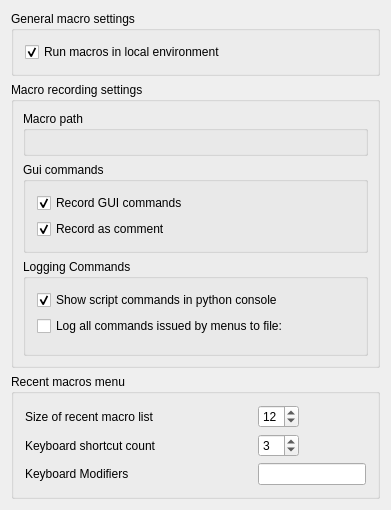
<?xml version="1.0" encoding="UTF-8"?>
<ui version="4.0">
 <class>Gui::Dialog::DlgSettingsMacro</class>
 <widget class="QWidget" name="Gui::Dialog::DlgSettingsMacro">
  <property name="geometry">
   <rect>
    <x>0</x>
    <y>0</y>
    <width>391</width>
    <height>407</height>
   </rect>
  </property>
  <property name="windowTitle">
   <string>Macro</string>
  </property>
  <layout class="QGridLayout" name="gridLayout_2">
   <item row="0" column="0">
    <widget class="QGroupBox" name="groupBox">
     <property name="title">
      <string>General macro settings</string>
     </property>
     <layout class="QGridLayout" name="gridLayout">
      <item row="0" column="0">
       <widget class="Gui::PrefCheckBox" name="PrefCheckBox_LocalEnv">
        <property name="toolTip">
         <string>Variables defined by macros are created as local variables</string>
        </property>
        <property name="text">
         <string>Run macros in local environment</string>
        </property>
        <property name="checked">
         <bool>true</bool>
        </property>
        <property name="prefEntry" stdset="0">
         <cstring>LocalEnvironment</cstring>
        </property>
        <property name="prefPath" stdset="0">
         <cstring>Macro</cstring>
        </property>
       </widget>
      </item>
     </layout>
    </widget>
   </item>
   <item row="1" column="0">
    <widget class="QGroupBox" name="GroupBox6">
     <property name="title">
      <string>Macro recording settings</string>
     </property>
     <layout class="QGridLayout">
      <property name="leftMargin">
       <number>9</number>
      </property>
      <property name="topMargin">
       <number>9</number>
      </property>
      <property name="rightMargin">
       <number>9</number>
      </property>
      <property name="bottomMargin">
       <number>9</number>
      </property>
      <property name="spacing">
       <number>6</number>
      </property>
      <item row="0" column="0">
       <widget class="QGroupBox" name="GroupBox8">
        <property name="title">
         <string>Macro path</string>
        </property>
        <layout class="QGridLayout">
         <property name="leftMargin">
          <number>11</number>
         </property>
         <property name="topMargin">
          <number>11</number>
         </property>
         <property name="rightMargin">
          <number>11</number>
         </property>
         <property name="bottomMargin">
          <number>11</number>
         </property>
         <property name="spacing">
          <number>6</number>
         </property>
         <item row="0" column="0">
          <widget class="Gui::PrefFileChooser" name="MacroPath">
           <property name="toolTip">
            <string>The directory in which the application will search for macros</string>
           </property>
           <property name="mode">
            <enum>Gui::FileChooser::Directory</enum>
           </property>
           <property name="prefEntry" stdset="0">
            <cstring>MacroPath</cstring>
           </property>
           <property name="prefPath" stdset="0">
            <cstring>Macro</cstring>
           </property>
          </widget>
         </item>
        </layout>
       </widget>
      </item>
     <item row="1" column="0">
       <widget class="QGroupBox" name="GroupBox7">
        <property name="title">
         <string>Gui commands</string>
        </property>
        <layout class="QGridLayout">
         <property name="leftMargin">
          <number>11</number>
         </property>
         <property name="topMargin">
          <number>11</number>
         </property>
         <property name="rightMargin">
          <number>11</number>
         </property>
         <property name="bottomMargin">
          <number>11</number>
         </property>
         <property name="spacing">
          <number>6</number>
         </property>
         <item row="0" column="0">
          <widget class="Gui::PrefCheckBox" name="PrefCheckBox_RecordGui">
           <property name="toolTip">
            <string>Recorded macros will also contain user interface commands</string>
           </property>
           <property name="text">
            <string>Record GUI commands</string>
           </property>
           <property name="checked">
            <bool>true</bool>
           </property>
           <property name="prefEntry" stdset="0">
            <cstring>RecordGui</cstring>
           </property>
           <property name="prefPath" stdset="0">
            <cstring>Macro</cstring>
           </property>
          </widget>
         </item>
         <item row="1" column="0">
          <widget class="Gui::PrefCheckBox" name="PrefCheckBox_GuiAsComment">
           <property name="toolTip">
            <string>Recorded macros will also contain user interface commands as comments</string>
           </property>
           <property name="text">
            <string>Record as comment</string>
           </property>
           <property name="checked">
            <bool>true</bool>
           </property>
           <property name="prefEntry" stdset="0">
            <cstring>GuiAsComment</cstring>
           </property>
           <property name="prefPath" stdset="0">
            <cstring>Macro</cstring>
           </property>
          </widget>
         </item>
        </layout>
       </widget>
      </item>
      <item row="2" column="0">
       <widget class="QGroupBox" name="groupBox4">
        <property name="title">
         <string>Logging Commands</string>
        </property>
        <layout class="QVBoxLayout">
         <property name="spacing">
          <number>6</number>
         </property>
         <property name="leftMargin">
          <number>11</number>
         </property>
         <property name="topMargin">
          <number>11</number>
         </property>
         <property name="rightMargin">
          <number>11</number>
         </property>
         <property name="bottomMargin">
          <number>11</number>
         </property>
         <item>
          <widget class="Gui::PrefCheckBox" name="PConsoleCheckBox">
           <property name="toolTip">
            <string>Commands executed by macro scripts are shown in Python console</string>
           </property>
           <property name="text">
            <string>Show script commands in python console</string>
           </property>
           <property name="checked">
            <bool>true</bool>
           </property>
           <property name="prefEntry" stdset="0">
            <cstring>ScriptToPyConsole</cstring>
           </property>
           <property name="prefPath" stdset="0">
            <cstring>Macro</cstring>
           </property>
          </widget>
         </item>
         <item>
          <widget class="Gui::PrefCheckBox" name="FileLogCheckBox">
           <property name="text">
            <string>Log all commands issued by menus to file:</string>
           </property>
           <property name="prefEntry" stdset="0">
            <cstring>ScriptToFile</cstring>
           </property>
           <property name="prefPath" stdset="0">
            <cstring>Macro</cstring>
           </property>
          </widget>
         </item>
         <item>
          <widget class="Gui::PrefFileChooser" name="MacroPath_2">
           <property name="fileName" stdset="0">
            <string>FullScript.RPSScript</string>
           </property>
           <property name="prefEntry" stdset="0">
            <cstring>ScriptFile</cstring>
           </property>
           <property name="prefPath" stdset="0">
            <cstring>Macro</cstring>
           </property>
          </widget>
         </item>
        </layout>
       </widget>
      </item>
      </layout>
    </widget>
   </item>
   <item row="2" column="0">
   <widget class="QGroupBox" name="recentmacrosgroupBox">
    <property name="title">
     <string>Recent macros menu</string>
    </property>
    <layout class="QGridLayout" name="recentmacrosgridLayout">
     <item row="0" column="0">
      <widget class="QLabel" name="recentMacroListLabel">
       <property name="text">
        <string>Size of recent macro list</string>
       </property>
      </widget>
     </item>
     <item row="0" column="1">
      <spacer name="horizontalSpacer">
       <property name="orientation">
        <enum>Qt::Horizontal</enum>
       </property>
       <property name="sizeHint" stdset="0">
        <size>
         <width>40</width>
         <height>20</height>
        </size>
       </property>
      </spacer>
     </item>
     <item row="0" column="5">
      <widget class="Gui::PrefSpinBox" name="RecentMacros">
       <property name="toolTip">
        <string>How many macros should be listed in recent macros list</string>
       </property>
       <property name="value">
        <number>12</number>
       </property>
       <property name="prefEntry" stdset="0">
        <cstring>RecentMacros</cstring>
       </property>
       <property name="prefPath" stdset="0">
        <cstring>RecentMacros</cstring>
       </property>
      </widget>
     </item>
     <item row="1" column="0">
      <widget class="QLabel" name="recentMacroListShortcutCountLabel">
       <property name="text">
        <string>Keyboard shortcut count</string>
       </property>
      </widget>
     </item>
     <item row="1" column="1">
      <spacer name="horizontalSpacer_2">
       <property name="orientation">
        <enum>Qt::Horizontal</enum>
       </property>
       <property name="sizeHint" stdset="0">
        <size>
         <width>40</width>
         <height>20</height>
        </size>
       </property>
      </spacer>
     </item>
     <item row="1" column="5">
      <widget class="Gui::PrefSpinBox" name="ShortcutCount">
       <property name="toolTip">
        <string>How many recent macros should have shortcuts</string>
       </property>
       <property name="value">
        <number>3</number>
       </property>
       <property name="prefEntry" stdset="0">
        <cstring>ShortcutCount</cstring>
       </property>
       <property name="prefPath" stdset="0">
        <cstring>RecentMacros</cstring>
       </property>
      </widget>
     </item>
     <item row="2" column="0">
      <widget class="QLabel" name="ShorcutModifiersLabel">
       <property name="text">
        <string>Keyboard Modifiers</string>
       </property>
      </widget>
     </item>
     <item row="2" column="1">
      <spacer name="horizontalSpacer_3">
       <property name="orientation">
        <enum>Qt::Horizontal</enum>
       </property>
       <property name="sizeHint" stdset="0">
        <size>
         <width>40</width>
         <height>20</height>
        </size>
       </property>
      </spacer>
     </item>
     <item row="2" column="5" colspan="3">
      <widget class="Gui::ModifierLineEdit" name="ShortcutModifiers">
       <property name="toolTip">
        <string>Keyboard modifiers, default = Ctrl+Shift+</string>
       </property>
      </widget>
     </item>
    </layout>
   </widget>
  </item>
  <item row="3" column="0">
   <spacer>
    <property name="orientation">
     <enum>Qt::Vertical</enum>
    </property>
    <property name="sizeHint" stdset="0">
     <size>
      <width>20</width>
      <height>40</height>
     </size>
    </property>
   </spacer>
  </item>
  </layout>
 </widget>
 <layoutdefault spacing="6" margin="11"/>
 <customwidgets>
 <customwidget>
  <class>Gui::ModifierLineEdit</class>
  <extends>QLineEdit</extends>
  <header>Gui/Widgets.h</header>
 </customwidget>
 <customwidget>
  <class>Gui::PrefSpinBox</class>
  <extends>QSpinBox</extends>
  <header>Gui/PrefWidgets.h</header>
 </customwidget>
  <customwidget>
   <class>Gui::PrefCheckBox</class>
   <extends>QCheckBox</extends>
   <header>Gui/PrefWidgets.h</header>
  </customwidget>
  <customwidget>
   <class>Gui::FileChooser</class>
   <extends>QWidget</extends>
   <header>Gui/FileDialog.h</header>
  </customwidget>
  <customwidget>
   <class>Gui::PrefFileChooser</class>
   <extends>Gui::FileChooser</extends>
   <header>Gui/PrefWidgets.h</header>
  </customwidget>
 </customwidgets>
 <resources/>
 <connections>
  <connection>
   <sender>PrefCheckBox_RecordGui</sender>
   <signal>toggled(bool)</signal>
   <receiver>PrefCheckBox_GuiAsComment</receiver>
   <slot>setEnabled(bool)</slot>
   <hints>
    <hint type="sourcelabel">
     <x>20</x>
     <y>20</y>
    </hint>
    <hint type="destinationlabel">
     <x>20</x>
     <y>20</y>
    </hint>
   </hints>
  </connection>
 </connections>
</ui>
